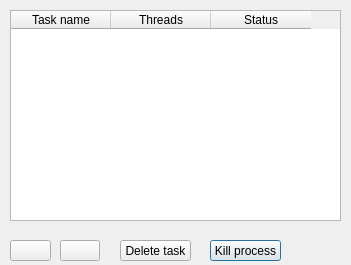
<?xml version="1.0" encoding="UTF-8"?>
<ui version="4.0">
 <class>InfoDialog</class>
 <widget class="QDialog" name="InfoDialog">
  <property name="geometry">
   <rect>
    <x>0</x>
    <y>0</y>
    <width>351</width>
    <height>265</height>
   </rect>
  </property>
  <property name="sizePolicy">
   <sizepolicy hsizetype="Preferred" vsizetype="Preferred">
    <horstretch>0</horstretch>
    <verstretch>0</verstretch>
   </sizepolicy>
  </property>
  <property name="minimumSize">
   <size>
    <width>351</width>
    <height>0</height>
   </size>
  </property>
  <property name="maximumSize">
   <size>
    <width>1000</width>
    <height>16777215</height>
   </size>
  </property>
  <property name="windowTitle">
   <string>Dialog</string>
  </property>
  <widget class="QTableWidget" name="tableWidget">
   <property name="geometry">
    <rect>
     <x>10</x>
     <y>10</y>
     <width>331</width>
     <height>211</height>
    </rect>
   </property>
   <property name="sizePolicy">
    <sizepolicy hsizetype="Expanding" vsizetype="Expanding">
     <horstretch>0</horstretch>
     <verstretch>0</verstretch>
    </sizepolicy>
   </property>
   <property name="maximumSize">
    <size>
     <width>1000</width>
     <height>16777215</height>
    </size>
   </property>
   <property name="editTriggers">
    <set>QAbstractItemView::NoEditTriggers</set>
   </property>
   <attribute name="horizontalHeaderHighlightSections">
    <bool>false</bool>
   </attribute>
   <attribute name="verticalHeaderHighlightSections">
    <bool>false</bool>
   </attribute>
   <column>
    <property name="text">
     <string>Task name</string>
    </property>
   </column>
   <column>
    <property name="text">
     <string>Threads</string>
    </property>
   </column>
   <column>
    <property name="text">
     <string>Status</string>
    </property>
   </column>
  </widget>
  <widget class="QPushButton" name="pushButton">
   <property name="geometry">
    <rect>
     <x>210</x>
     <y>240</y>
     <width>71</width>
     <height>21</height>
    </rect>
   </property>
   <property name="text">
    <string>Kill process</string>
   </property>
  </widget>
  <widget class="QPushButton" name="pushButton_2">
   <property name="geometry">
    <rect>
     <x>120</x>
     <y>240</y>
     <width>71</width>
     <height>21</height>
    </rect>
   </property>
   <property name="text">
    <string>Delete task</string>
   </property>
  </widget>
  <widget class="QPushButton" name="moveUpButton">
   <property name="geometry">
    <rect>
     <x>60</x>
     <y>240</y>
     <width>40</width>
     <height>21</height>
    </rect>
   </property>
   <property name="sizePolicy">
    <sizepolicy hsizetype="Fixed" vsizetype="Fixed">
     <horstretch>0</horstretch>
     <verstretch>0</verstretch>
    </sizepolicy>
   </property>
   <property name="maximumSize">
    <size>
     <width>40</width>
     <height>16777215</height>
    </size>
   </property>
   <property name="text">
    <string/>
   </property>
  </widget>
  <widget class="QPushButton" name="moveDownButton">
   <property name="geometry">
    <rect>
     <x>10</x>
     <y>240</y>
     <width>41</width>
     <height>21</height>
    </rect>
   </property>
   <property name="sizePolicy">
    <sizepolicy hsizetype="Fixed" vsizetype="Fixed">
     <horstretch>0</horstretch>
     <verstretch>0</verstretch>
    </sizepolicy>
   </property>
   <property name="maximumSize">
    <size>
     <width>41</width>
     <height>16777215</height>
    </size>
   </property>
   <property name="text">
    <string/>
   </property>
  </widget>
 </widget>
 <resources/>
 <connections/>
</ui>
